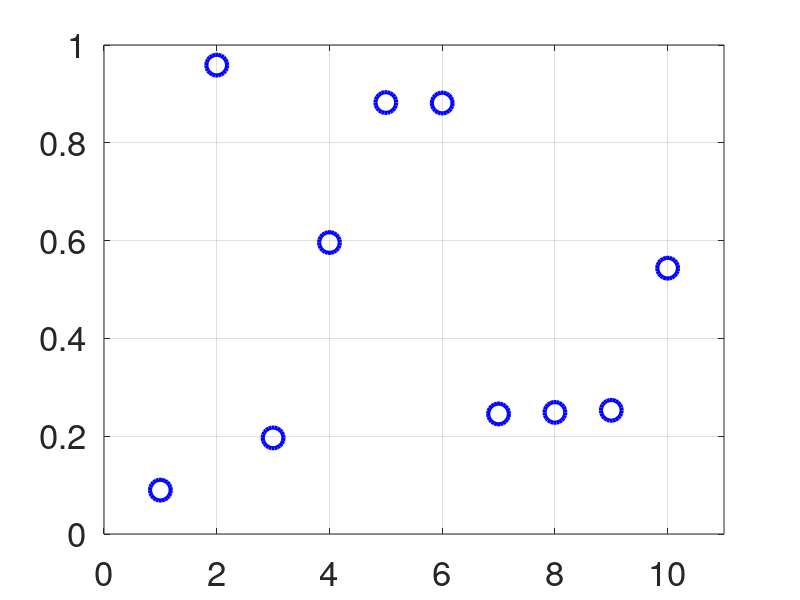
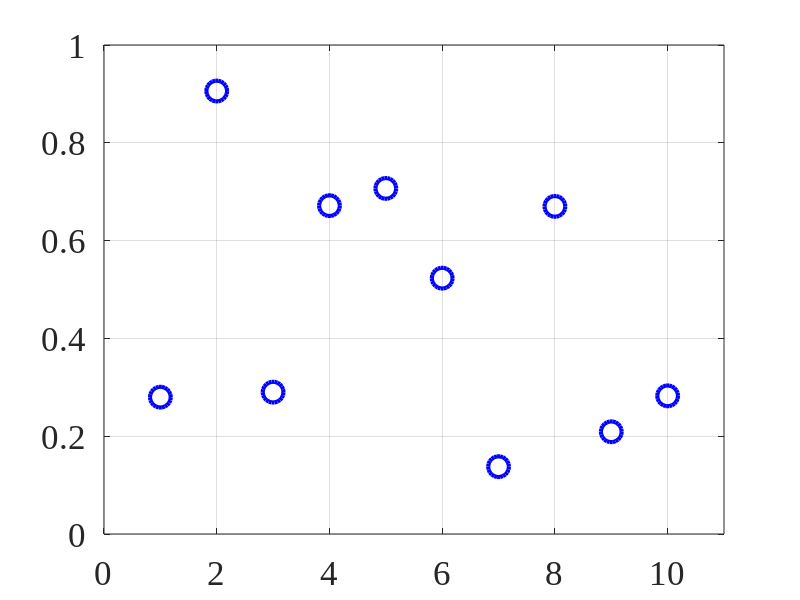
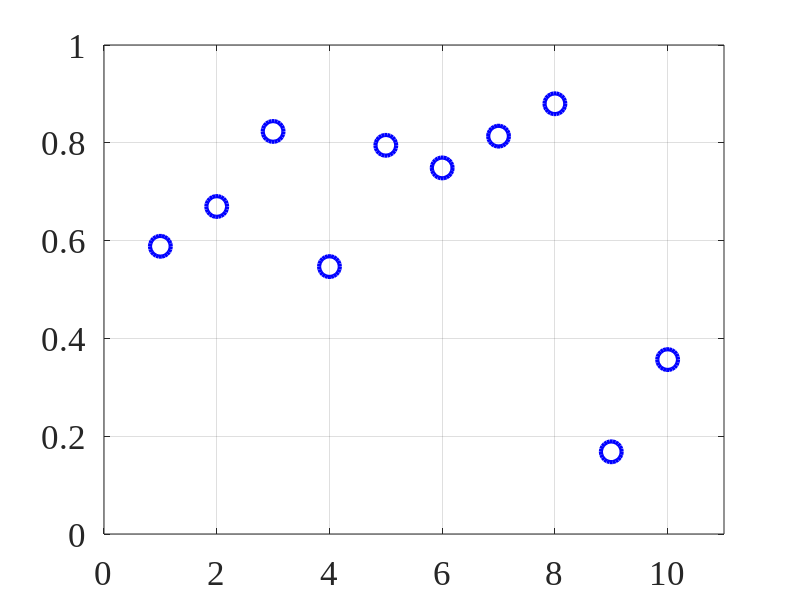
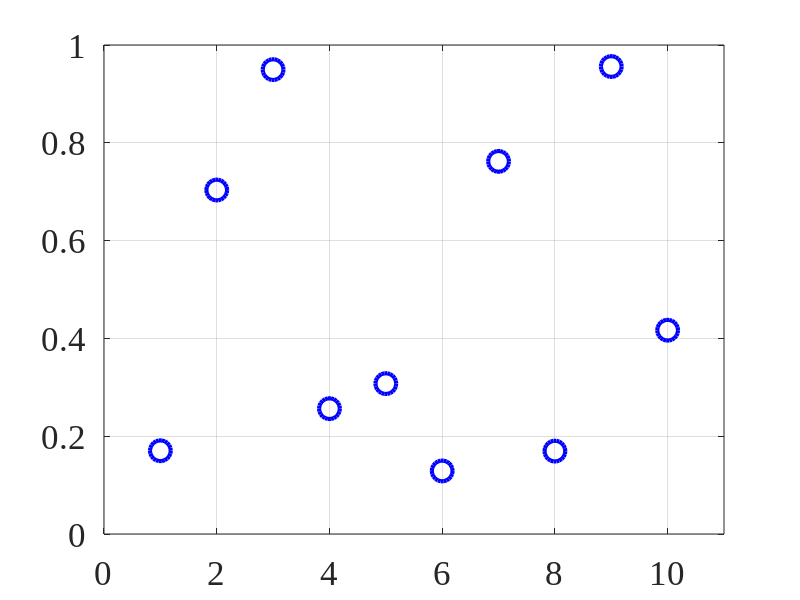

These charts were generated, in order, by the following MATLAB code:
for i = 1:5
    x = rand(1,10);
    t = 1:10 ;
    plot(t,x,'ob','LineWidth',3,'MarkerSize',15);
    set(groot,'DefaultAxesFontName','Times New Roman');
    fontsize = 25;
    h = gca;
    set(h,'fontsize',fontsize);
    xlim([0 11])
    ylim([0 1])
    grid on
    yticks([0 0.2 0.4 0.6 0.8 1])
    xticks([0 2 4 6 8 10])
    extention = '.eps';
    filename = [num2str(i),extention];
    saveas(gcf,filename,'epsc')
end

